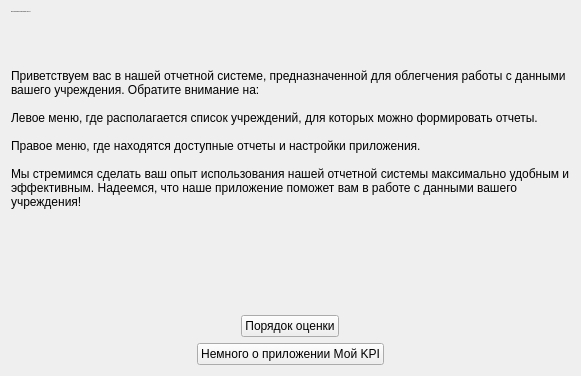
         <widget class="QWidget" name="page_1">
          <property name="sizePolicy">
           <sizepolicy hsizetype="MinimumExpanding" vsizetype="MinimumExpanding">
            <horstretch>0</horstretch>
            <verstretch>0</verstretch>
           </sizepolicy>
          </property>
          <layout class="QVBoxLayout" name="verticalLayout_10">
           <item>
            <widget class="QWidget" name="widget_page_1" native="true">
             <layout class="QVBoxLayout" name="verticalLayout_6">
              <property name="leftMargin">
               <number>0</number>
              </property>
              <property name="topMargin">
               <number>0</number>
              </property>
              <property name="rightMargin">
               <number>0</number>
              </property>
              <property name="bottomMargin">
               <number>0</number>
              </property>
              <item>
               <widget class="QLabel" name="txtWelcome">
                <property name="font">
                 <font>
                  <pointsize>-1</pointsize>
                  <italic>false</italic>
                  <fontweight>DemiBold</fontweight>
                 </font>
                </property>
                <property name="frameShape">
                 <enum>QFrame::Box</enum>
                </property>
                <property name="lineWidth">
                 <number>0</number>
                </property>
                <property name="text">
                 <string>Добро пожаловать в приложение Мой KPI!</string>
                </property>
                <property name="scaledContents">
                 <bool>false</bool>
                </property>
                <property name="wordWrap">
                 <bool>true</bool>
                </property>
               </widget>
              </item>
              <item>
               <spacer name="verticalSpacer_4">
                <property name="orientation">
                 <enum>Qt::Vertical</enum>
                </property>
                <property name="sizeType">
                 <enum>QSizePolicy::MinimumExpanding</enum>
                </property>
                <property name="sizeHint" stdset="0">
                 <size>
                  <width>20</width>
                  <height>50</height>
                 </size>
                </property>
               </spacer>
              </item>
              <item>
               <widget class="QLabel" name="txtAction">
                <property name="sizePolicy">
                 <sizepolicy hsizetype="Preferred" vsizetype="Preferred">
                  <horstretch>0</horstretch>
                  <verstretch>0</verstretch>
                 </sizepolicy>
                </property>
                <property name="text">
                 <string>Приветствуем вас в нашей отчетной системе, предназначенной для облегчения работы с данными вашего учреждения. Обратите внимание на:

Левое меню, где располагается список учреждений, для которых можно формировать отчеты. 

Правое меню, где находятся доступные отчеты и настройки приложения.

Мы стремимся сделать ваш опыт использования нашей отчетной системы максимально удобным и эффективным. Надеемся, что наше приложение поможет вам в работе с данными вашего учреждения!</string>
                </property>
                <property name="wordWrap">
                 <bool>true</bool>
                </property>
               </widget>
              </item>
              <item>
               <spacer name="verticalSpacer_3">
                <property name="orientation">
                 <enum>Qt::Vertical</enum>
                </property>
                <property name="sizeType">
                 <enum>QSizePolicy::MinimumExpanding</enum>
                </property>
                <property name="sizeHint" stdset="0">
                 <size>
                  <width>20</width>
                  <height>100</height>
                 </size>
                </property>
               </spacer>
              </item>
              <item alignment="Qt::AlignHCenter">
               <widget class="QPushButton" name="helpBtn">
                <property name="cursor">
                 <cursorShape>PointingHandCursor</cursorShape>
                </property>
                <property name="text">
                 <string>Порядок оценки</string>
                </property>
                <property name="iconSize">
                 <size>
                  <width>16</width>
                  <height>16</height>
                 </size>
                </property>
               </widget>
              </item>
              <item alignment="Qt::AlignHCenter">
               <widget class="QPushButton" name="aboutBtn">
                <property name="cursor">
                 <cursorShape>PointingHandCursor</cursorShape>
                </property>
                <property name="text">
                 <string>Немного о приложении Мой KPI</string>
                </property>
               </widget>
              </item>
             </layout>
            </widget>
           </item>
          </layout>
         </widget>
